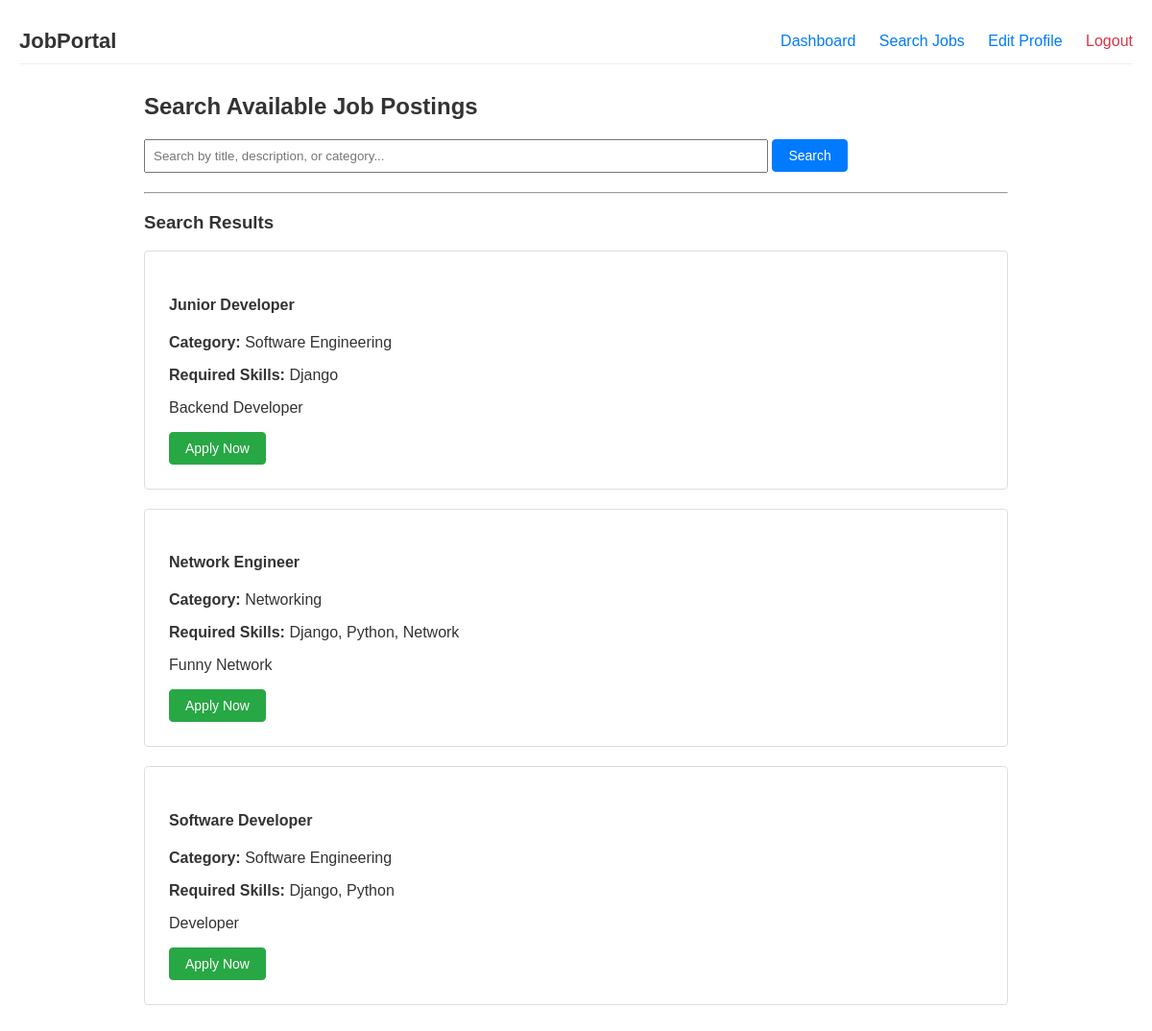
Screenshot of /job/search/ (signed in) with the database file from the repository.
### jobs/models.py (models this page shows, shortened)
class Job(models.Model):
    recruiter = models.ForeignKey(User, on_delete=models.CASCADE, related_name='posted_jobs')
    title = models.CharField(max_length=200)
    category = models.CharField(max_length=100)
    description = models.TextField()
    skills_required = models.TextField(blank=True)
    created_at = models.DateTimeField(auto_now_add=True)

### jobs/views.py (the view)
# urls.py: path('job/search/', views.job_search_view, name='job_search'),
@login_required
def job_search_view(request):
    query_text = request.GET.get('q', '')
    results = Job.objects.all()
    if query_text:
        results = results.filter(
            Q(title__icontains=query_text) |
            Q(category__icontains=query_text) |
            Q(description__icontains=query_text)
        )
    applied_job_ids = request.user.applications.values_list('job_id', flat=True)
    return render(request, 'job_search.html', {'results': results, 'query': query_text, 'applied_job_ids': applied_job_ids})

### templates/job_search.html
{% extends 'base.html' %}
{% block content %}
    <h2>Search Available Job Postings</h2>
    <form method="GET" action="{% url 'job_search' %}" style="margin-bottom: 20px;">
        <input type="text" name="q" value="{{ query }}" placeholder="Search by title, description, or category..." style="width: 70%; padding: 8px;">
        <button type="submit" class="btn">Search</button>
    </form>
    <hr>
    {% if results %}
        <h3>Search Results</h3>
        {% for job in results %}
            <div class="job-card">
                <h4>{{ job.title }}</h4>
                <p><strong>Category:</strong> {{ job.category }}</p>
                <p><strong>Required Skills:</strong> {{ job.skills_required }}</p>
                <p>{{ job.description }}</p>
                {% if job.id in applied_job_ids %}
                    <button class="btn" disabled style="background:#6c757d; border-color:#6c757d;">Already Applied</button>
                {% else %}
                    <a href="{% url 'apply_job' job.id %}" class="btn btn-success">Apply Now</a>
                {% endif %}
            </div>
        {% endfor %}
    {% else %}
        <p>No job postings found matching your keyword. Try a different term!</p>
    {% endif %}
{% endblock %}

### templates/base.html (style rules this page uses)
body { font-family: Arial, Helvetica, sans-serif; margin: 0; padding: 20px; background-color: #ffffff; color: #333333; }
.btn { background-color: #007bff; color: white; padding: 8px 16px; border: 1px solid #007bff; border-radius: 4px; cursor: pointer; text-decoration: none; display: inline-block; font-size: 14px; }
.btn-success { background-color: #28a745; border-color: #28a745; }
.job-card { border: 1px solid #dddddd; padding: 25px; margin-bottom: 20px; border-radius: 4px; }

### rows the page displays
Job: title "Junior Developer", category "Software Engineering", skills_required "Django", description "Backend Developer", shows "Apply Now"
Job: title "Network Engineer", category "Networking", skills_required "Django, Python, Network", description "Funny Network", shows "Apply Now"
Job: title "Software Developer", category "Software Engineering", skills_required "Django, Python", description "Developer", shows "Apply Now"
